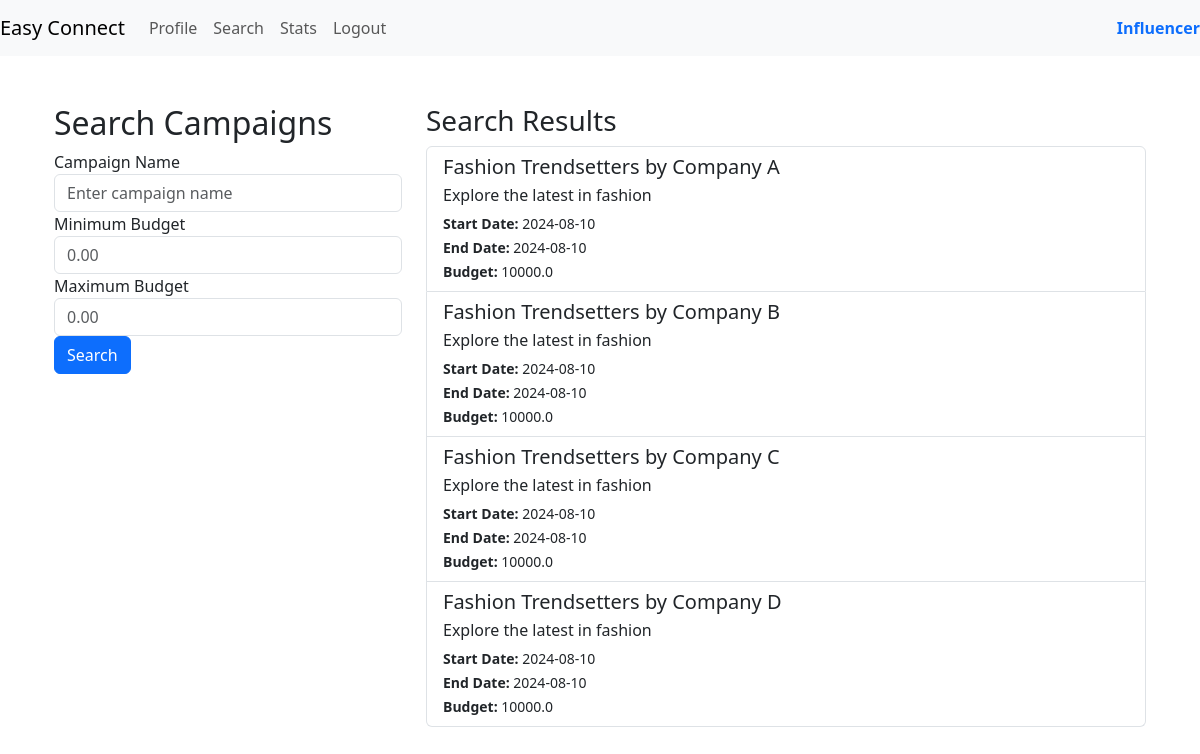
Before: /campaign_search (signed in) with the older database file.
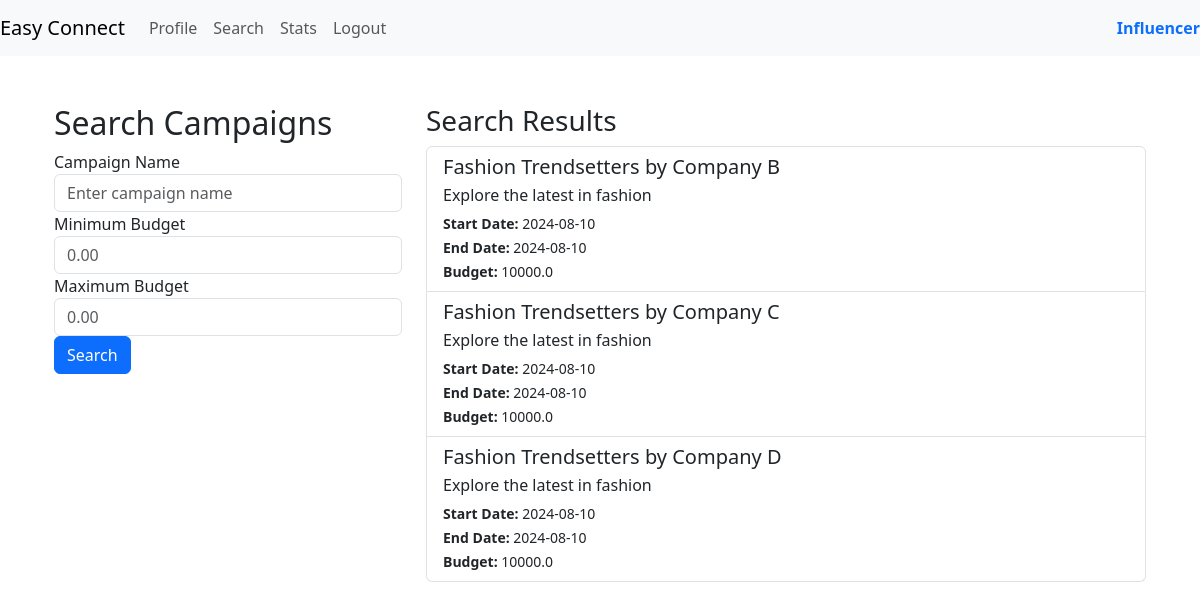
After: the same page with the newer database file.
### models.py (models this page shows)
class Campaign(db.Model):
    __tablename__ = 'campaign'
    campaign_id = db.Column(db.Integer, primary_key=True, autoincrement=True)
    sponsor_id = db.Column(db.Integer, db.ForeignKey('sponsors.sponsor_id'), nullable=False)
    name = db.Column(db.String(32),unique=True, nullable=False)
    description = db.Column(db.String(128))
    start_date = db.Column(db.Date)
    end_date = db.Column(db.Date)
    budget = db.Column(db.Float(10, 2), nullable=False)
    visibility = db.Column(Enum('private', 'public', name='visibility_types'), default='public', nullable=False)
    goals = db.Column(db.String(128))
    niche = db.Column(db.String(32),nullable=False)
    campaign_status = db.Column(Enum('ongoing', 'flagged', 'deleted', 'completed' ,name='campaign_status_types'), default='ongoing', nullable=False)
    sponsor = db.relationship('Sponsor', backref=db.backref('campaigns', lazy=True))

### routes.py (the view, shortened to what this page needs)
@app.route('/campaign_search', methods=['GET', 'POST'])
@auth_rep
def influencer_search():  #will be used by influencer and admin to search for campaigns
    if session['role_id'] == 1:
            query = Campaign.query
    else:
        id = session.get('user_id')
        influencer = InfluencerProfile.query.filter_by(id=id).first()
        query = Campaign.query.filter(
            Campaign.visibility == 'public',
            Campaign.niche == influencer.niche,
            Campaign.campaign_status == 'ongoing'
        )
    search_results = query.all()
    return render_template('campaign_search.html', search_results=search_results)

### routes.py (called while the page is built)
def auth_rep(func):
    @wraps(func)
    def inner(*args,**kwargs):
        if 'user_id' in session:
            user = User.query.get(session['user_id'])
            if user.is_flagged:
                flash('Your account is flagged and cannot perform this action.', 'error')
                return redirect(url_for('login'))
            return func(*args,**kwargs)
        else:
            flash('You are not logged in,Please login to proceed','error')
            return redirect(url_for('login'))
    return inner

### templates/campaign_search.html (shortened to what this page needs)
{% extends 'layout.html' %}
{% block content %}
<div class="container">
    <div class="row">
        <div class="col-md-4">
            <h2>Search Campaigns</h2>
            <form action="{{ url_for('influencer_search') }}" method="POST">
                <div class="form-group">
                    <label for="search_query">Campaign Name</label>
                    <input type="text" name="search_query" id="search_query" class="form-control" placeholder="Enter campaign name">
                </div>
                <div class="form-group">
                    <label for="min_budget">Minimum Budget</label>
                    <input type="number" name="min_budget" id="min_budget" class="form-control" placeholder="0.00" step="0.01">
                </div>
                <div class="form-group">
                    <label for="max_budget">Maximum Budget</label>
                    <input type="number" name="max_budget" id="max_budget" class="form-control" placeholder="0.00" step="0.01">
                </div>
                <button type="submit" class="btn btn-primary">Search</button>
            </form>
        </div>
        <div class="col-md-8">
            <h3>Search Results</h3>
            <div class="list-group">
                {% if search_results %}
                    {% for campaign in search_results %}
                        <a href="{{ url_for('campaign_details', campaign_id=campaign.campaign_id) }}" class="list-group-item list-group-item-action">
                            <h5 class="mb-1">{{ campaign.name }}</h5>
                            <p class="mb-1">{{ campaign.description }}</p>
                            <small><strong>Start Date:</strong> {{ campaign.start_date }}</small><br>
                            <small><strong>End Date:</strong> {{ campaign.end_date }}</small><br>
                            <small><strong>Budget:</strong> {{ campaign.budget | default(0) | float | round(2) }}</small>
                        </a>
                    {% endfor %}
                {% else %}
                    <p>No campaigns found matching your criteria.</p>
                {% endif %}
            </div>
        </div>
    </div>
</div>
{% endblock %}

Changed rows visible on the page:
no longer on this page (row edited): Campaign: name "Fashion Trendsetters by Company A", description "Explore the latest in fashion", start_date "2024-08-10", end_date "2024-08-10", budget "10000.0"
